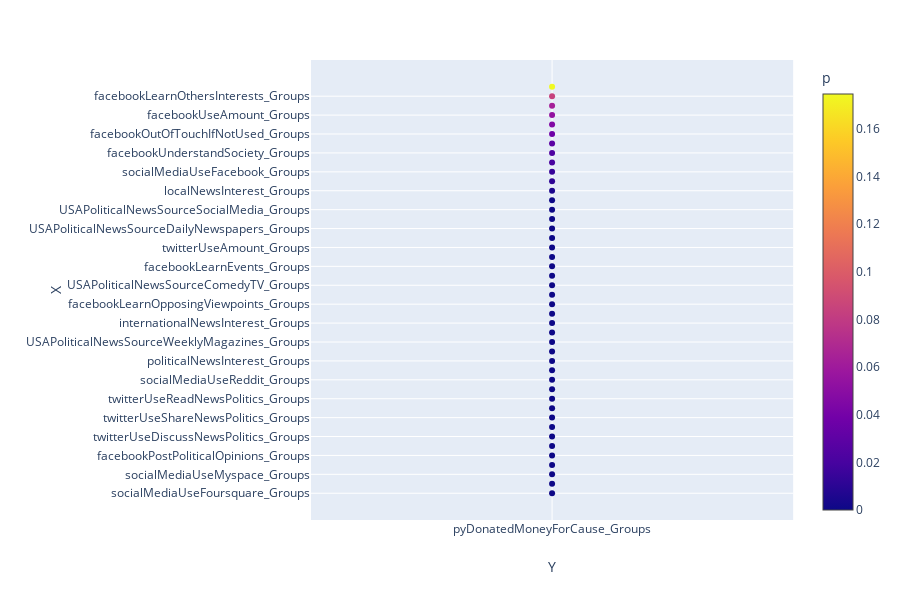

The code cell stored with this chart in its notebook:
### Code cell
fig = px.scatter(donatedmoneyforcause_media, x="Y", y="X", color="p",
                 hover_name="X", size_max=60)
fig.update_xaxes(type='category')
fig.show()

### Figure 1 — Plotly figure (JSON) as saved in the notebook; plotly's stock layout.template omitted (floating-point values rounded to 4 significant figures)
{"data": [{"hoverlabel": {"namelength": 0}, "hovertemplate": "<b>%{hovertext}</b><br><br>Y=%{x}<br>X=%{y}<br>p=%{marker.color}", "hovertext": ["socialMediaUseFoursquare_Groups", "facebookEncourageVote_Groups", "socialMediaUseMyspace_Groups", "facebookPostPoliticalLinks_Groups", "facebookPostPoliticalOpinions_Groups", "facebookLikePoliticalMaterial_Groups", "twitterUseDiscussNewsPolitics_Groups", "facebookRepostPoliticalMaterial_Groups", "twitterUseShareNewsPolitics_Groups", "facebookEncouragePoliticalAction_Groups", "twitterUseReadNewsPolitics_Groups", "socialMediaUseLinkedIn_Groups", "socialMediaUseReddit_Groups", "socialMediaUseGooglePlus_Groups", "politicalNewsInterest_Groups", "facebookFollowPoliticalLinks_Groups", "USAPoliticalNewsSourceWeeklyMagazines_Groups", "nationalNewsInterest_Groups", "internationalNewsInterest_Groups", "facebookLearnEventsDeeper_Groups", "facebookLearnOpposingViewpoints_Groups", "socialMediaUseInstagram_Groups", "USAPoliticalNewsSourceComedyTV_Groups", "socialMediaUseTwitter_Groups", "facebookLearnEvents_Groups", "USAPoliticalNewsSourceRadio_Groups", "twitterUseAmount_Groups", "socialMediaUsePinterest_Groups", "USAPoliticalNewsSourceDailyNewspapers_Groups", "facebookLearnEventsBeforeNews_Groups", "USAPoliticalNewsSourceSocialMedia_Groups", "USAPoliticalNewsSourceLateNightTV_Groups", "localNewsInterest_Groups", "facebookDailyRoutine_Groups", "socialMediaUseFacebook_Groups", "facebookUpsetIfShutdown_Groups", "facebookUnderstandSociety_Groups", "USAPoliticalNewsSourceNetworkTV_Groups", "facebookOutOfTouchIfNotUsed_Groups", "socialMediaUseYouTube_Groups", "facebookUseAmount_Groups", "USAPoliticalNewsCableTV_Groups", "facebookLearnOthersInterests_Groups", "USAPoliticalNewsSourceLocalTV_Groups"], "legendgroup": "", "marker": {"color": [1.805e-27, 1.729e-24, 8.171e-24, 1.281e-23, 4.654e-22, 1.026e-20, 2.147e-20, 1.428e-19, 1.791e-19, 3.377e-19, 7.14e-19, 1.327e-18, 1.199e-17, 2.109e-16, 1.841e-15, 9.25e-15, 4.607e-12, 4.534e-11, 5.767e-11, 7.03e-11, 3.75e-10, 7.616e-10, 7.722e-10, 2.636e-09, 3.33e-09, 5.03e-09, 7.311e-09, 2.184e-07, 1.578e-05, 3.004e-05, 4.549e-05, 7.647e-05, 0.005452, 0.01169, 0.01442, 0.02078, 0.0236, 0.02888, 0.0369, 0.04579, 0.05349, 0.06281, 0.08415, 0.1747], "coloraxis": "coloraxis", "symbol": "circle"}, "mode": "markers", "name": "", "showlegend": false, "type": "scatter", "x": ["pyDonatedMoneyForCause_Groups", "pyDonatedMoneyForCause_Groups", "pyDonatedMoneyForCause_Groups", "pyDonatedMoneyForCause_Groups", "pyDonatedMoneyForCause_Groups", "pyDonatedMoneyForCause_Groups", "pyDonatedMoneyForCause_Groups", "pyDonatedMoneyForCause_Groups", "pyDonatedMoneyForCause_Groups", "pyDonatedMoneyForCause_Groups", "pyDonatedMoneyForCause_Groups", "pyDonatedMoneyForCause_Groups", "pyDonatedMoneyForCause_Groups", "pyDonatedMoneyForCause_Groups", "pyDonatedMoneyForCause_Groups", "pyDonatedMoneyForCause_Groups", "pyDonatedMoneyForCause_Groups", "pyDonatedMoneyForCause_Groups", "pyDonatedMoneyForCause_Groups", "pyDonatedMoneyForCause_Groups", "pyDonatedMoneyForCause_Groups", "pyDonatedMoneyForCause_Groups", "pyDonatedMoneyForCause_Groups", "pyDonatedMoneyForCause_Groups", "pyDonatedMoneyForCause_Groups", "pyDonatedMoneyForCause_Groups", "pyDonatedMoneyForCause_Groups", "pyDonatedMoneyForCause_Groups", "pyDonatedMoneyForCause_Groups", "pyDonatedMoneyForCause_Groups", "pyDonatedMoneyForCause_Groups", "pyDonatedMoneyForCause_Groups", "pyDonatedMoneyForCause_Groups", "pyDonatedMoneyForCause_Groups", "pyDonatedMoneyForCause_Groups", "pyDonatedMoneyForCause_Groups", "pyDonatedMoneyForCause_Groups", "pyDonatedMoneyForCause_Groups", "pyDonatedMoneyForCause_Groups", "pyDonatedMoneyForCause_Groups", "pyDonatedMoneyForCause_Groups", "pyDonatedMoneyForCause_Groups", "pyDonatedMoneyForCause_Groups", "pyDonatedMoneyForCause_Groups"], "xaxis": "x", "y": ["socialMediaUseFoursquare_Groups", "facebookEncourageVote_Groups", "socialMediaUseMyspace_Groups", "facebookPostPoliticalLinks_Groups", "facebookPostPoliticalOpinions_Groups", "facebookLikePoliticalMaterial_Groups", "twitterUseDiscussNewsPolitics_Groups", "facebookRepostPoliticalMaterial_Groups", "twitterUseShareNewsPolitics_Groups", "facebookEncouragePoliticalAction_Groups", "twitterUseReadNewsPolitics_Groups", "socialMediaUseLinkedIn_Groups", "socialMediaUseReddit_Groups", "socialMediaUseGooglePlus_Groups", "politicalNewsInterest_Groups", "facebookFollowPoliticalLinks_Groups", "USAPoliticalNewsSourceWeeklyMagazines_Groups", "nationalNewsInterest_Groups", "internationalNewsInterest_Groups", "facebookLearnEventsDeeper_Groups", "facebookLearnOpposingViewpoints_Groups", "socialMediaUseInstagram_Groups", "USAPoliticalNewsSourceComedyTV_Groups", "socialMediaUseTwitter_Groups", "facebookLearnEvents_Groups", "USAPoliticalNewsSourceRadio_Groups", "twitterUseAmount_Groups", "socialMediaUsePinterest_Groups", "USAPoliticalNewsSourceDailyNewspapers_Groups", "facebookLearnEventsBeforeNews_Groups", "USAPoliticalNewsSourceSocialMedia_Groups", "USAPoliticalNewsSourceLateNightTV_Groups", "localNewsInterest_Groups", "facebookDailyRoutine_Groups", "socialMediaUseFacebook_Groups", "facebookUpsetIfShutdown_Groups", "facebookUnderstandSociety_Groups", "USAPoliticalNewsSourceNetworkTV_Groups", "facebookOutOfTouchIfNotUsed_Groups", "socialMediaUseYouTube_Groups", "facebookUseAmount_Groups", "USAPoliticalNewsCableTV_Groups", "facebookLearnOthersInterests_Groups", "USAPoliticalNewsSourceLocalTV_Groups"], "yaxis": "y"}], "layout": {"coloraxis": {"colorbar": {"title": {"text": "p"}}, "colorscale": [[0, "#0d0887"], [0.1111, "#46039f"], [0.2222, "#7201a8"], [0.3333, "#9c179e"], [0.4444, "#bd3786"], [0.5556, "#d8576b"], [0.6667, "#ed7953"], [0.7778, "#fb9f3a"], [0.8889, "#fdca26"], [1, "#f0f921"]]}, "height": 600, "legend": {"tracegroupgap": 0}, "margin": {"t": 60}, "xaxis": {"anchor": "y", "domain": [0, 0.98], "title": {"text": "Y"}, "type": "category"}, "yaxis": {"anchor": "x", "domain": [0, 1], "title": {"text": "X"}}}}
